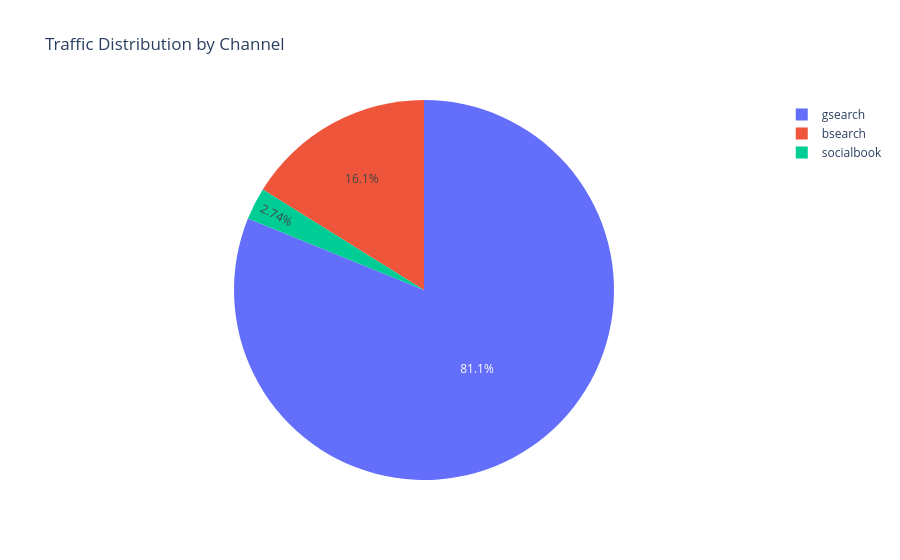

Notebook code for this chart:
### Code cell
traffic_channel = sessions.groupby("utm_source").size().reset_index(name="sessions")

fig = px.pie(
    traffic_channel,
    names="utm_source",
    values="sessions",
    title="Traffic Distribution by Channel"
)
fig.show()

### Figure 1 — Plotly figure (JSON) as saved in the notebook; plotly's stock layout.template omitted (floating-point values rounded to 4 significant figures)
{"data": [{"domain": {"x": [0, 1], "y": [0, 1]}, "hovertemplate": "utm_source=%{label}<br>sessions=%{value}<extra></extra>", "labels": ["bsearch", "gsearch", "socialbook"], "legendgroup": "", "name": "", "showlegend": true, "type": "pie", "values": [62823, 316035, 10685]}], "layout": {"legend": {"tracegroupgap": 0}, "title": {"text": "Traffic Distribution by Channel"}}}
